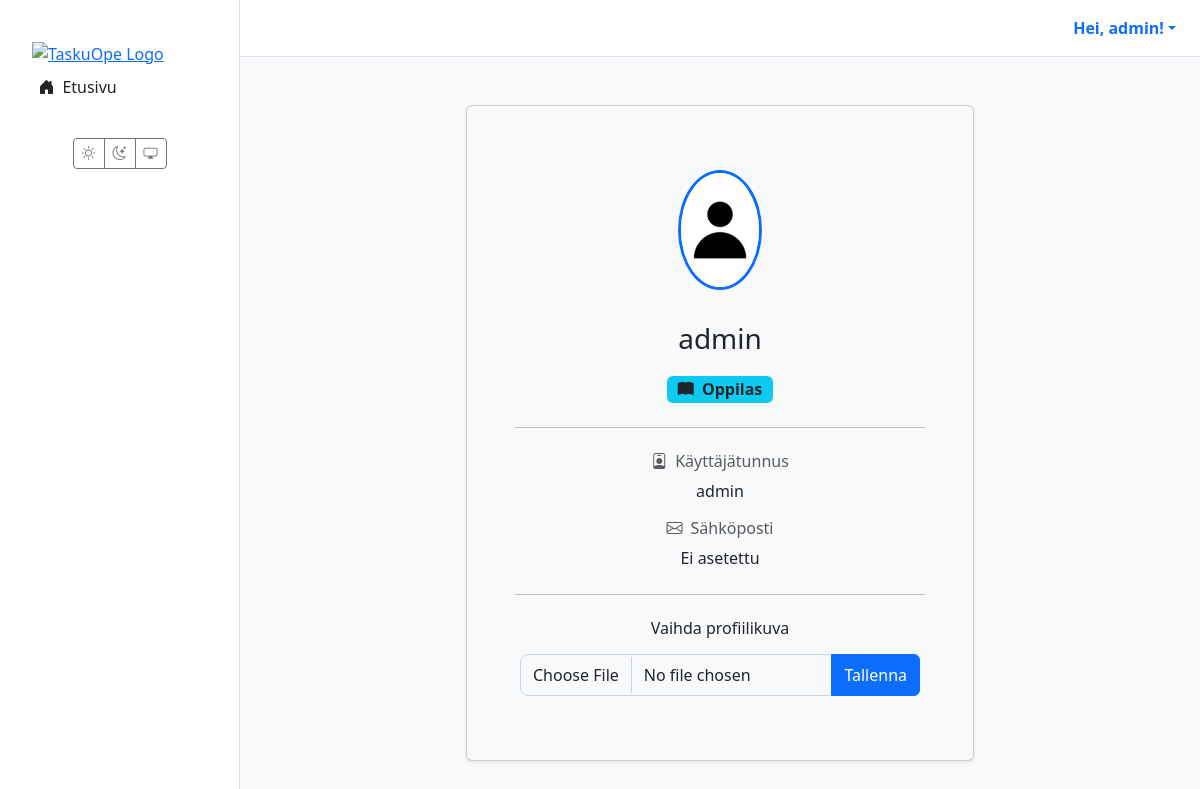
The app's page /profiili/ (signed in), older data.
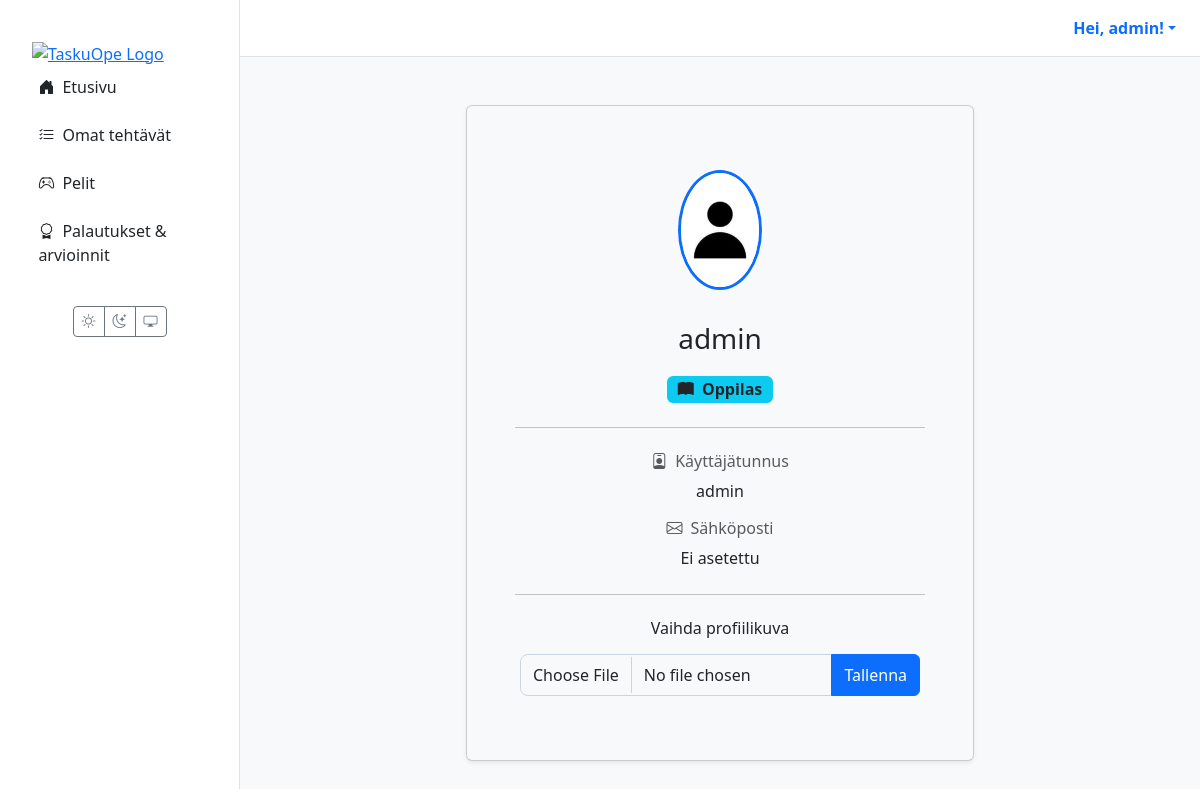
The same page, newer data.
### users/views.py (the view)
# urls.py: path('profiili/', user_views.profile_view, name='profile'), # HUOM: Käytä oikeaa URLia
@login_required(login_url='kirjaudu')
def profile_view(request):
    if request.method == 'POST':
        form = ProfileImageForm(request.POST, request.FILES, instance=request.user)
        if form.is_valid():
            form.save()
            messages.success(request, "Profiilikuva päivitetty onnistuneesti!")
            return redirect('profile')
    else:
        form = ProfileImageForm(instance=request.user)
    context = {
        'user': request.user,
        'form': form  # Välitetään lomake templatelle
    }
    return render(request, 'registration/profile.html', context)

### users/forms.py
class ProfileImageForm(forms.ModelForm):
    class Meta:
        model = CustomUser
        fields = ['profile_image']
        labels = {
            'profile_image': ''
        }
        widgets = {
            'profile_image': forms.FileInput(attrs={'class': 'form-control'})
        }

### templates/registration/profile.html (shortened to what this page needs)
{% extends "partials/base.html" %}
{% load static %}
{% block content %}
<div class="container mt-4">
  <div class="row justify-content-center">
    <div class="col-lg-8 col-xl-7">
      <div class="card shadow-sm">
        <div class="card-body p-4 p-md-5 text-center">
          <div class="profile-avatar-wrapper mb-3">
            <img src="{% if user.profile_image %}{{ user.profile_image.url }}{% else %}{% static 'images/default_avatar.png' %}{% endif %}"
                 alt="Profiilikuva"
                 class="profile-avatar-img">
          </div>
          <h2 class="h3">{{ user.get_full_name|default:user.username }}</h2>
          <span class="badge fs-6 {% if user.role == 'TEACHER' %}bg-primary{% else %}bg-info text-dark{% endif %}">
            {% if user.role == "TEACHER" %}<i class="bi bi-briefcase-fill me-1"></i> Opettaja{% else %}<i class="bi bi-book-fill me-1"></i> Oppilas{% endif %}
          </span>
          <hr class="my-4">
          <div class="profile-details">
            <div class="mb-3">
              <h6 class="text-muted"><i class="bi bi-person-badge me-2"></i>Käyttäjätunnus</h6>
              <p class="fw-medium mb-0">{{ user.username }}</p>
            </div>
            <div class="mb-3">
              <h6 class="text-muted"><i class="bi bi-envelope me-2"></i>Sähköposti</h6>
              <p class="fw-medium mb-0">{{ user.email|default:"Ei asetettu" }}</p>
            </div>
          </div>
          <hr class="my-4">
          <div class="w-100 mx-auto" style="max-width: 400px;">
            <h5 class="h6 mb-3">Vaihda profiilikuva</h5>
            <form method="post" enctype="multipart/form-data">
              <div class="input-group mb-3">
                {{ form.profile_image }}
                <button class="btn btn-primary" type="submit">Tallenna</button>
              </div>
            </form>
          </div>
        </div>
      </div>
    </div>
  </div>
</div>
{% endblock %}

### templates/partials/base.html (shortened to what this page needs)
{% load static %}
<!DOCTYPE html>
<html lang="fi" data-bs-theme="light">
<head>
  <link href="https://cdn.jsdelivr.net/npm/bootstrap@5.3.2/dist/css/bootstrap.min.css" rel="stylesheet">
  <link rel="stylesheet" href="https://cdn.jsdelivr.net/npm/bootstrap-icons@1.11.3/font/bootstrap-icons.min.css">
  <link rel="stylesheet" href="{% static 'css/style.css' %}">
</head>
<body>
  <div class="main-layout-container">
    <aside class="sidebar d-none d-lg-flex flex-column">
      <div class="flex-column w-100">
        <a href="{% url 'dashboard' %}" class="px-3 pt-3 d-block"><img src="{% static 'images/logo1.png' %}" alt="TaskuOpe Logo" class="img-fluid"></a>
        {% with nm=request.resolver_match.url_name %}
        <nav class="nav nav-pills flex-column mb-4 px-2">
          <a href="{% url 'dashboard' %}" class="nav-link {% if nm == 'dashboard' %}active{% endif %}"><i class="bi bi-house-door-fill me-2"></i>Etusivu</a>
          {% if request.user.is_authenticated and request.user.role == 'STUDENT' %}
            <a href="{% url 'student_assignments' %}" class="nav-link {% if nm == 'student_assignments' %}active{% endif %}"><i class="bi bi-list-check me-2"></i>Omat tehtävät</a>
            <a href="{% url 'student_games' %}" class="nav-link {% if nm == 'student_games' %}active{% endif %}"><i class="bi bi-controller me-2"></i>Pelit</a>
            <a href="{% url 'student_grades' %}" class="nav-link {% if nm == 'student_grades' %}active{% endif %}"><i class="bi bi-award me-2"></i>Palautukset & arvioinnit</a>
          {% endif %}
        </nav>
        {% endwith %}
        <div class="mt-auto text-center pb-3">
          <div class="btn-group"><button id="theme-light" class="btn btn-outline-secondary btn-sm"><i class="bi bi-sun"></i></button><button id="theme-dark" class="btn btn-outline-secondary btn-sm"><i class="bi bi-moon-stars"></i></button><button id="theme-system" class="btn btn-outline-secondary btn-sm"><i class="bi bi-display"></i></button></div>
        </div>
      </div>
    </aside>
    <div class="main-content-wrapper">
      <header class="main-header d-none d-lg-flex justify-content-end align-items-center px-4 py-3">
        <div class="dropdown">
          <a href="#" class="d-flex align-items-center text-decoration-none dropdown-toggle" data-bs-toggle="dropdown">
            <strong>Hei, {{ user.get_full_name|default:user.username }}!</strong>
          </a>
        </div>
      </header>
      <main class="page-content">
        {% block content %}{% endblock %}
      </main>
    </div>
  </div>
</body>
</html>

Row changes from the older to the newer data that the page shows:
changed CustomUser "admin": role empty → "STUDENT" (drawn)
Text that changed along with them:
text now shown: "Omat tehtävät Pelit Palautukset & arvioinnit"
